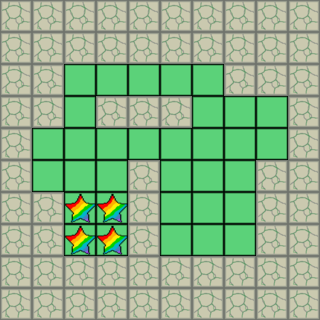

A level layout from a 2D game, rendered from its tile map. Below: a short description, then the map file with its tile-grid data intact:
An orthogonal 10x10 tile map with 32x32 px tiles, 3 tile layers (Floor, Wall, Checkpoint), 5 tilesets and 5 objects (4x Box, Player).

<map version="1.10" tiledversion="1.11.2" orientation="orthogonal" renderorder="right-down" width="10" height="10" tilewidth="32" tileheight="32" infinite="0" nextlayerid="6" nextobjectid="8">
 <tileset firstgid="1" source="grass.tsx" />
 <tileset firstgid="7" source="wall.tsx" />
 <tileset firstgid="8" source="charactor.tsx" />
 <tileset firstgid="9" source="box.tsx" />
 <tileset firstgid="10" source="star.tsx" />
 <layer id="1" name="Floor" width="10" height="10">
  <data encoding="csv">
0,0,0,0,0,0,0,0,0,0,
0,0,0,0,0,0,0,0,0,0,
0,0,1,1,1,1,1,0,0,0,
0,0,1,0,0,0,1,1,1,0,
0,1,1,1,1,1,1,1,1,0,
0,1,1,1,0,1,1,1,0,0,
0,0,1,1,0,1,1,1,0,0,
0,0,1,1,0,1,1,1,0,0,
0,0,0,0,0,0,0,0,0,0,
0,0,0,0,0,0,0,0,0,0
</data>
 </layer>
 <layer id="2" name="Wall" width="10" height="10">
  <data encoding="csv">
7,7,7,7,7,7,7,7,7,7,
7,7,7,7,7,7,7,7,7,7,
7,7,0,0,0,0,0,7,7,7,
7,7,0,7,7,7,0,0,0,7,
7,0,0,0,0,0,0,0,0,7,
7,0,0,0,7,0,0,0,7,7,
7,7,0,0,7,0,0,0,7,7,
7,7,0,0,7,0,0,0,7,7,
7,7,7,7,7,7,7,7,7,7,
7,7,7,7,7,7,7,7,7,7
</data>
 </layer>
 <objectgroup id="3" name="Player">
  <object id="1" name="Player" gid="8" x="64" y="192" width="32" height="32" />
 </objectgroup>
 <objectgroup id="4" name="Box">
  <object id="2" name="Box" gid="9" x="64" y="160" width="32" height="32" />
  <object id="4" name="Box" gid="9" x="128" y="192" width="32" height="32" />
  <object id="5" name="Box" gid="9" x="224" y="192" width="32" height="32" />
  <object id="6" name="Box" gid="9" x="192" y="224" width="32" height="32" />
 </objectgroup>
 <layer id="5" name="Checkpoint" width="10" height="10">
  <data encoding="csv">
0,0,0,0,0,0,0,0,0,0,
0,0,0,0,0,0,0,0,0,0,
0,0,0,0,0,0,0,0,0,0,
0,0,0,0,0,0,0,0,0,0,
0,0,0,0,0,0,0,0,0,0,
0,0,0,0,0,0,0,0,0,0,
0,0,10,10,0,0,0,0,0,0,
0,0,10,10,0,0,0,0,0,0,
0,0,0,0,0,0,0,0,0,0,
0,0,0,0,0,0,0,0,0,0
</data>
 </layer>
</map>
